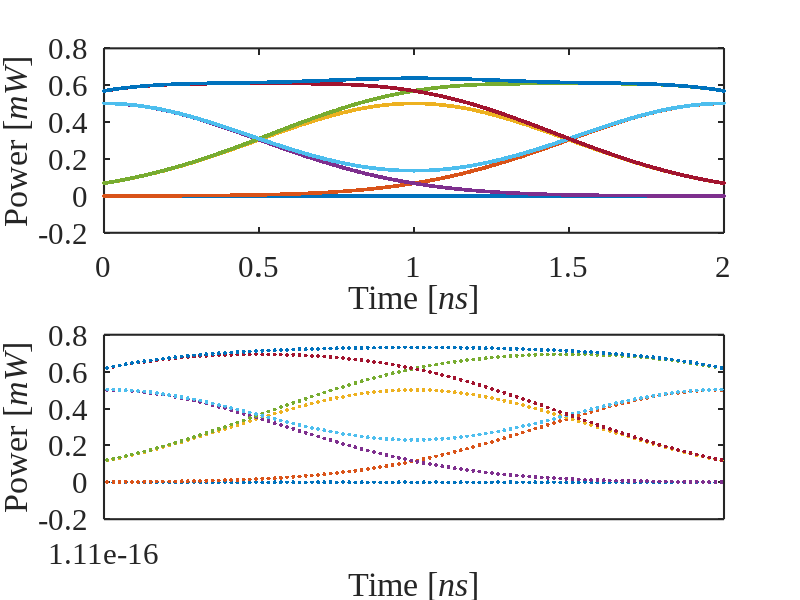
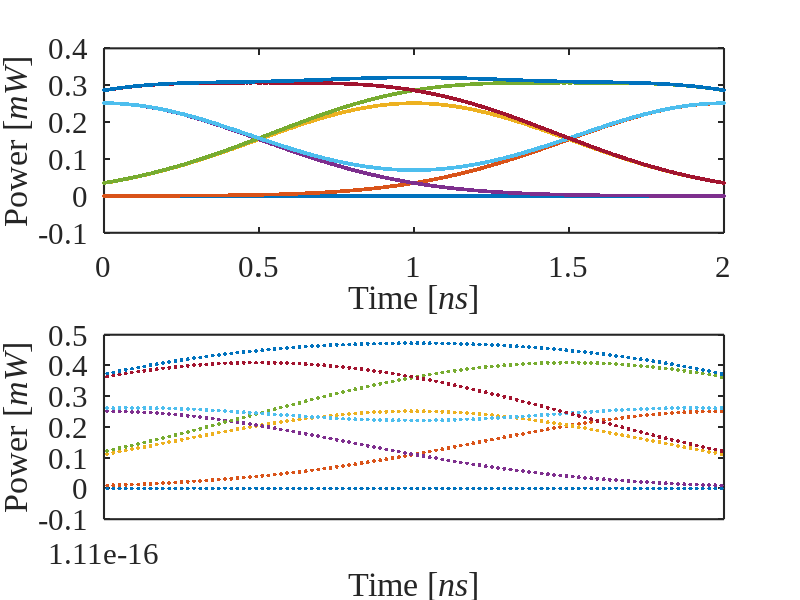
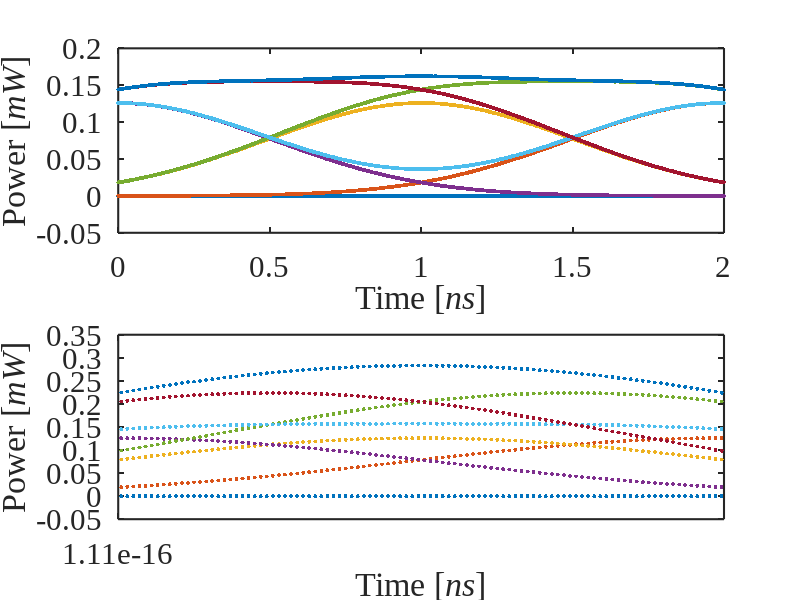
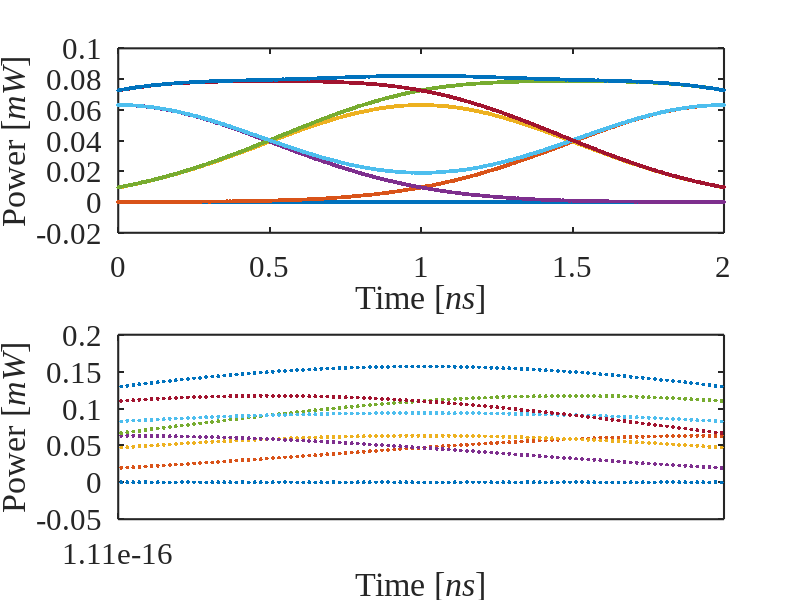

Here is the MATLAB script that generated these plots, in order:
clc; clear; close all

e = 1.6*(10^(-19));                                 % Electron
P_0 = 1;                                            % Initial power [mW]
N = 1000;                                           % Sampled points
min_1 = 0;                                          % Minimum time
max_1 = 2;                                          % Maximum time
t_1 = linspace(min_1,max_1,N);                      % Time space [ns]
min_10 = -1;                                        % Minimum time
max_10 = 1;                                         % Maximum time
t_10 = linspace(min_10,max_10,N);                   % Time space [ns]
tau_0_1 = 0.5;                                      % The width of the Gaussian pulse
tau_0_10 = 0.05;                                    % The width of the Gaussian pulse
D = 0.015;                                          % Dispersion coefficient [ns/(km.nm)]
delta_lambda = 0.2;                                 % Optical linewidth
Pulse_sep_1 = 1;                                    % Pulse separation [ns]
Pulse_sep_10 = 0.1;                                 % Pulse separation [ns]
b_1 = 1*(10^9);                                     % Bitrate [Hz]
b_10 = 10*(10^9);                                   % Bitrate [Hz]
B_width_1 = b_1/2;                                  % Bandwidth of the detector [Hz]
B_width_10 = b_10/2;                                % Bandwidth of the detector [Hz]
NEP = 2;                                            % [pW/sqrt(Hz)]
Th_1 = NEP*(10^(-9))*sqrt(B_width_1);               % Thermal noise [mW]
Sh_1 = sqrt(2*e*B_width_1);                         % Shot noise parameter
Th_10 = NEP*(10^(-9))*sqrt(B_width_10);             % Thermal noise [mW]
Sh_10 = sqrt(2*e*B_width_10);                       % Shot noise parameter
loss = 0.3;                                         % [dB/km]
R = 0.7;                                            % Responsivity of the detector
S = [0 0 0; 0 0 1; 0 1 0; 1 0 0; 0 1 1; 1 0 1; 1 1 0; 1 1 1];
SNR_1 = [0 0 0 0 0 0 0 0 0 0];
L = 10;                                             % Length of the fibre [km]
for k = 1:10
    figure(k);
%     SNR = 0;
    % 1 Gbps
    for i = 1:8
            P = zeros(1,N);
            T = 0;                                          % Time interval
            for j = 1:3
                delta_tau = D*delta_lambda*L;               % Dispersion
                tau = sqrt(tau_0_1^2+delta_tau^2);          % Total pulse width                       
                P_T = P_0*exp(-(t_1-T).^2/(2*tau^2));
                T = T+Pulse_sep_1;
                if S(i,j)==1
                    P = P+P_T;
                else
                    P = P+0;
                end
            end
            P = P*(10^(-loss*L/10));                        % Loss   
            noise = randn(size(P));
            noise_Th = Th_1 * noise;                        % Thermal noise
            noise_Sh = (Sh_1 * sqrt(R*P).*noise)/R;         % Shot noise 

            sub1 = subplot(2,1,1);
            P_n = P+noise_Th+noise_Sh;
            plot(t_1,P_n,'.','Markersize',9);               % Noisy signal
            hold on
    end
    % 10 Gbps    
    for i = 1:8
        P = zeros(1,N);
        T = 0;                                              % Time interval
        for j = 1:3
            delta_tau = D*delta_lambda*L;                   % Dispersion
            tau = sqrt(tau_0_10^2+delta_tau^2);             % Total pulse width                       
            P_T = P_0*exp(-(t_10-T).^2/(2*tau^2));
            T = T+Pulse_sep_10;
            if S(i,j)==1
                P = P+P_T;
            else
                P = P+0;
            end
        end
        P = P*(10^(-loss*L/10));                            % Loss   
        noise = randn(size(P));
        noise_Th = Th_1 * noise;                            % Thermal noise
        noise_Sh = (Sh_1 * sqrt(R*P).*noise)/R;             % Shot noise 
        
        sub2 = subplot(2,1,2);
        P_n = P+noise_Th+noise_Sh;
        plot(t_10,P_n,'.','Markersize',9);                  % Noisy signal
        hold on
        
%       SNR = SNR + max(P./abs(noise_Th+noise_Sh));         % [dB]
        
    end
%   SNR_1(k) = SNR/9;
%   BER_1(k) = 0.5*erfc(sqrt(SNR_1(k)/8));
%   SNR_1(k) = 10*log10(SNR_1(k));
    L = L+10;
    
    xlabel(sub1,'Time [{\itns}]');
    ylabel(sub1,'Power [{\itmW}]');
    xlabel(sub2,'Time [{\itns}]') 
    ylabel(sub2,'Power [{\itmW}]') 
    xlim(sub1,[0, 2]);
%   xlim(sub2,[-0.6, 0.8]);
    xlim(sub2,[0, 0.2]);
    set(sub2,'XTick',(-0.6:0.2:0.8));
%   ylim([-0.05, 1.4*10^-3]);
%   ylim(sub2,[-1*10^-3, 6*10^-3]);
    set(sub1,'FontName','Times New Roman','FontSize',22,'linewidth',1.5);
    set(sub2, 'FontName','Times New Roman','FontSize',22,'linewidth',1.5);
end
f = gcf;
% exportgraphics(f,'95km_1_10Gbps.jpeg','Resolution',600)
